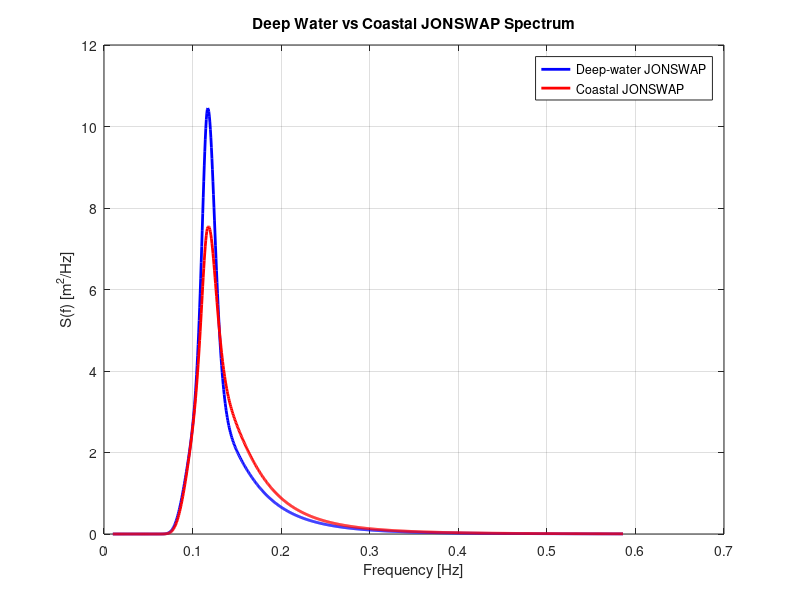
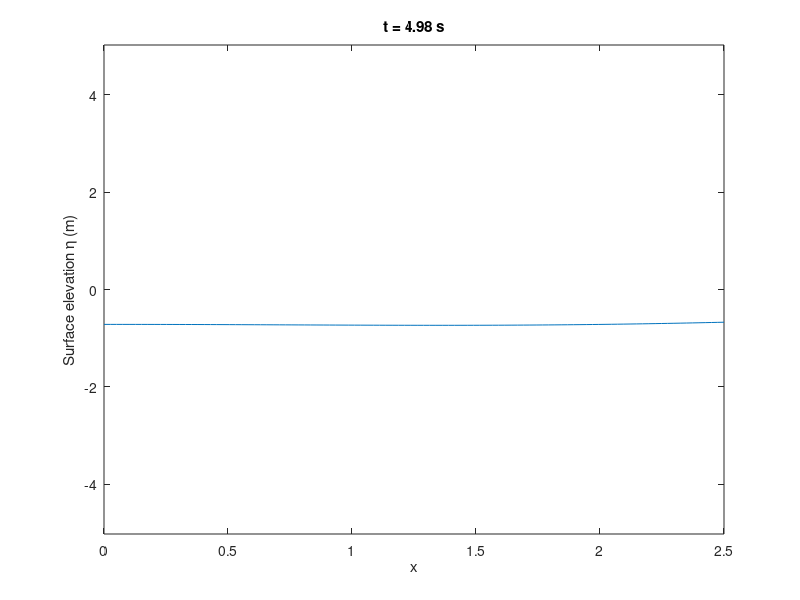
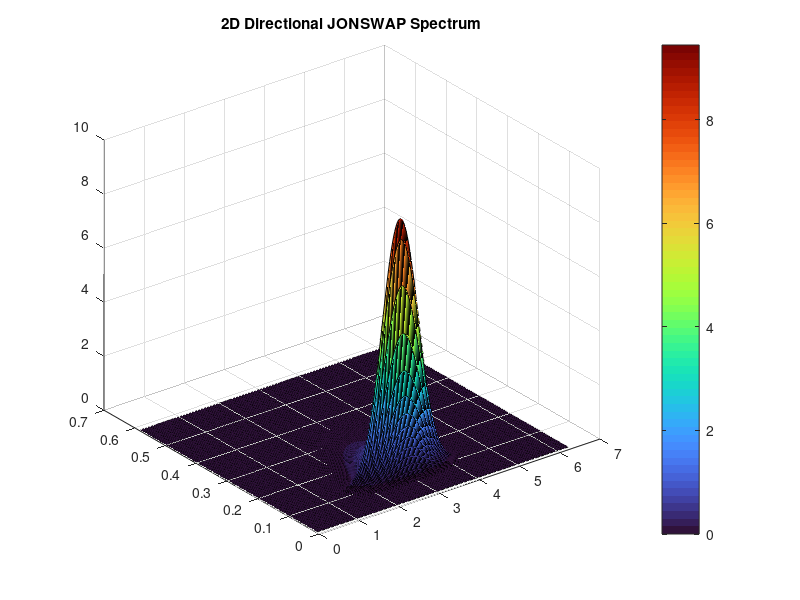

The MATLAB source for these figures, in order: (Note: this script raises an error after producing the figures.)
%%
clear; close all; clc;
%% standard parameters
g = 9.81;
depth = 30;
gamma = 3.3;
gammacoastal = 2;
Tp = 8.533334;
fp = 1/Tp;
Hs = 2.512497;

sigma1 = 0.07;
sigma2 = 0.09;
sigma = @(f) (f <= fp) .* sigma1 + (f > fp) .* sigma2;

a = 0.0081;

f = linspace(0.01, 5*fp, 1000); % Frequency range for the spectrum

%% Create spetrum
for j = 1:3
    Sjon = @(f) a * g^2 * (2*pi)^(-4) .* f.^(-5) .* exp(-(5/4)*(fp./f).^4).* gamma.^(exp(-( (f./fp - 1).^2 ) ./ (2*(sigma(f)).^2)));
    m0 = integral(Sjon, 0, 5*fp);
    Hs_computed = 4*sqrt(m0);
    a = a * (Hs / Hs_computed)^2;
end
Sjon = @(f) a * g^2 * (2*pi)^(-4) .* f.^(-5) .* exp(-(5/4)*(fp./f).^4).* gamma.^(exp(-( (f./fp - 1).^2 ) ./ (2*(sigma(f)).^2)));
Sjon_coastal = @(f) a * g^2 * (2*pi)^(-4) .* f.^(-5) .* exp(-(5/4)*(fp./f).^4).* gammacoastal.^(exp(-( (f./fp - 1).^2 ) ./ (2*(sigma(f)).^2))); % this Sjon with coastal gamma


%% Create coastal spectrum

omega = 2*pi*f;
k = zeros(size(f));
for i = 1:length(f)
    k_guess = omega(i)^2 / g;
    k(i) = fzero(@(kk) g*kk*tanh(kk*depth) - omega(i)^2, k_guess);
end

% Coastal spectrum
tanh_kh2 = tanh(k.*depth).^2;
a = 1;

% Match the area under the curves to the real area under the curve
for j = 1:3
    S_coastal = Sjon_coastal(f) .* tanh_kh2 .* a;
    m0 = trapz(f, S_coastal);      
    Hs_computed = 4*sqrt(m0);
    a = a * (Hs / Hs_computed)^2;
end

S_coastal = @(f) Sjon_coastal(f) .* tanh_kh2 .* a;


%% Plot the spectrum
figure;
plot(f, Sjon(f), 'b', 'LineWidth', 2);   % deep-water JONSWAP
hold on;                                 % keep the figure for additional plots
plot(f, S_coastal(f), 'r', 'LineWidth', 2); % coastal JONSWAP (vector, not function handle)
grid on;

xlabel('Frequency [Hz]');
ylabel('S(f) [m^2/Hz]');
title('Deep Water vs Coastal JONSWAP Spectrum');

legend('Deep-water JONSWAP', 'Coastal JONSWAP'); % add legend

%% Preallocate deepwater
duration = 5; dt = 0.03; t = 0:dt:duration; % time vector
x = linspace(0,2.5,100);                    % spatial grid
df = f(2) - f(1);

% Component amplitudes and phases
ampl = sqrt(2 * Sjon(f) * df);
phi = 2*pi*rand(size(f));

% Wavenumbers (deep water)
omega = 2*pi*f;       % angular frequency
k = omega.^2 / g;     


%% animate 1D without direction deepwater
figure;
h = plot(x, zeros(size(x)));
ylim([-2*Hs 2*Hs]);    % use Hs scaling
xlabel('x'); ylabel('Surface elevation \eta (m)');
title('JONSWAP Irregular Sea');

eta_time_series = zeros(length(t),1);
x0 = 1;

for it = 1:length(t)
    % Surface elevation eta(x,t): sum of sinusoids
    Ysum = zeros(size(x));
    for j = 1:length(f)
        Ysum = Ysum + ampl(j)*cos(k(j)*x - omega(j)*t(it) + phi(j));
    end
    eta_time_series(it) = Ysum(x0);
    set(h,'YData',Ysum);
    title(sprintf('t = %.2f s',t(it)));
    drawnow;
end

%% Check Hs 
Hs_est = 4*std(eta_time_series);
fprintf('Hs (theory from PM) = %.3f m\n', Hs);
fprintf('Hs (estimate from realization) = %.3f m\n', Hs_est);


% Check if they differ by more than 10%
if abs(Hs - Hs_est)/Hs > 0.10
    warning('Hs estimate differs from theoretical value by more than 10%%!');
end

%% Generate directional spreading model based on cosine 2s
s = 10;
thetap = 15.476746;
k = 1;

% Normalize
D = @(theta) k * cos((theta - thetap)/2).^(2*s);
norm = integral(D, 0, 2*pi);
k = k/norm;

% Combine JONSWAP with directional spreading
D = @(theta) k * cos((theta - thetap)/2).^(2*s);
S_directional = @(f, theta) Sjon(f) .* D(theta);

%% Plot two dimensional spectrum'

f_range = linspace(0.01, 5*fp, 200);
theta_range = linspace(0, 2*pi, 200);
[F, THETA] = meshgrid(f_range, theta_range);

S_dir = S_directional(F, THETA);

figure;
surf(THETA, F, S_dir); % requires polarPcolor function (see below)
title('2D Directional JONSWAP Spectrum');
colormap turbo;
colorbar;

%% Generate amplitudes and random phi's

df = f_range(2) - f_range(1);
d_theta = theta_range(2) - theta_range(1);

Ampl = @(f,theta) sqrt(2 * S_directional(f,theta) * df * d_theta);

Ampl_matrix = zeros(length(theta_range), length(f_range));

for i = 1:length(theta_range)
    for j = 1:length(f_range)
        Ampl_matrix(i, j) = Ampl(i,j);
    end
end


Phi_matrix = 2 * pi * rand(size(Ampl_matrix));

%% Solve dispersion
Nf = numel(f);

Nt = 2000;                    
t_end = 200;                  
t = linspace(0, t_end, Nt);   
dft = t(2)-t(1);

% --- dispersion solver: solve for k for each frequency ---
% solve omega^2 = g*k * tanh(k*h)
k_disp = zeros(size(omega));
for ni = 1:Nf
    wn = omega(ni);
    % initial guess: deep water k = wn^2/g
    k0 = wn^2 / g;
    kguess = k0;
    for it = 1:30
        fdisp = g*kguess.*tanh(kguess*depth) - wn^2;
        dfdisp = g*tanh(kguess*depth) + g*kguess.*depth .* (1./cosh(kguess*depth)).^2;
        knew = kguess - fdisp./dfdisp;
        if abs(knew - kguess) < 1e-10
            break
        end
        kguess = knew;
    end
    k_disp(ni) = kguess;
end
%% Compute wave-induced surface elevation and pressures on panels

Nx = 100; Ny = 100;
x = linspace(-250, 250, Nx);
y = linspace(-250, 250, Ny);
[X, Y] = meshgrid(x, y);

Nt = 200; 
t_end = 20; 
t = linspace(0, t_end, Nt);

eta = gpuArray.zeros(Ny, Nx, Nt);

% Expand spatial and time grids
Xg = reshape(X, [Ny, Nx, 1]);
Yg = reshape(Y, [Ny, Nx, 1]);
tvec = reshape(t, [1, 1, Nt]);

for ni = 1:length(f_range)         % loop over frequencies (200)
    omega_n = 2*pi*f_range(ni);
    k_n = k_disp(ni);
    
    for mi = 1:length(theta_range) % loop over directions (200)
        theta_m = theta_range(mi);
        A_nm = Ampl(f_range(ni), theta_range(mi));
        phi_nm = Phi_matrix(mi, ni);

        % Spatial phase (vectorized in space)
        phase_spatial = k_n*(Xg*cos(theta_m) + Yg*sin(theta_m)) + phi_nm;

        % Contribution over time (vectorized)
        eta = eta + A_nm * cos(phase_spatial - omega_n * tvec);
    end
end

eta_cpu = gather(eta);



%% Visualize 3D

figure;

% Precompute axis limits
x_min = min(X(:));
x_max = max(X(:));
y_min = min(Y(:));
y_max = max(Y(:));
z_min = -Hs;
z_max = Hs;

% Create surf plot once
hSurf = surf(X, Y, eta_cpu(:,:,1), 'EdgeColor', 'none');
colormap(turbo);
colorbar;
caxis([z_min z_max]);
axis([x_min x_max y_min y_max z_min z_max]);
xlabel('x (m)');
ylabel('y (m)');
zlabel('\eta (m)');
view(45,30);
shading interp; % optional: smoother surface

for ti = 1:Nt
    hSurf.ZData = eta_cpu(:,:,ti);
    title(sprintf('Time = %.2f s', t(ti)));
    drawnow;
    pause(0.01);  % pauses 0.1 seconds between frames
end

%% Compute wave-induced surface elevation and pressures on panels

% Panel/grid parameters
Nx = 30;
Ny = 30;
x = linspace(-50, 50, Nx);
y = linspace(-50, 50, Ny);
[X, Y] = meshgrid(x, y);

% Time parameters
Nt = 100;
t_end = 10;
t = linspace(0, t_end, Nt);

% Transfer variables to GPU
X = gpuArray(X);
Y = gpuArray(Y);
t = gpuArray(t);
f_range = gpuArray(f_range);
theta_range = gpuArray(theta_range);
Ampl_matrix = gpuArray(Ampl_matrix);
Phi = gpuArray(Phi_matrix);

% Initialize surface elevation
eta = gpuArray.zeros(Ny, Nx, Nt);

% Loop over frequencies and directions
for ni = 1:length(f_range)
    omega_n = 2 * pi * f_range(ni);
    k_n = k_disp(ni);  % Assume k_disp returns wavenumber for f_n
    
    for mi = 1:length(theta_range)
        theta_m = theta_range(mi);
        A_nm = Ampl(f_range(ni), theta_range(mi));
        phi_nm = Phi_matrix(mi, ni);
        
        % Spatial phase
        kx = k_n * cos(theta_m);
        ky = k_n * sin(theta_m);
        phase_spatial = kx * X + ky * Y + phi_nm;
        
        % Time evolution
        for ti = 1:Nt
            eta(:, :, ti) = eta(:, :, ti) + A_nm * cos(phase_spatial - omega_n * t(ti));
        end
    end
end

% Gather results back to CPU
eta_cpu = gather(eta);
